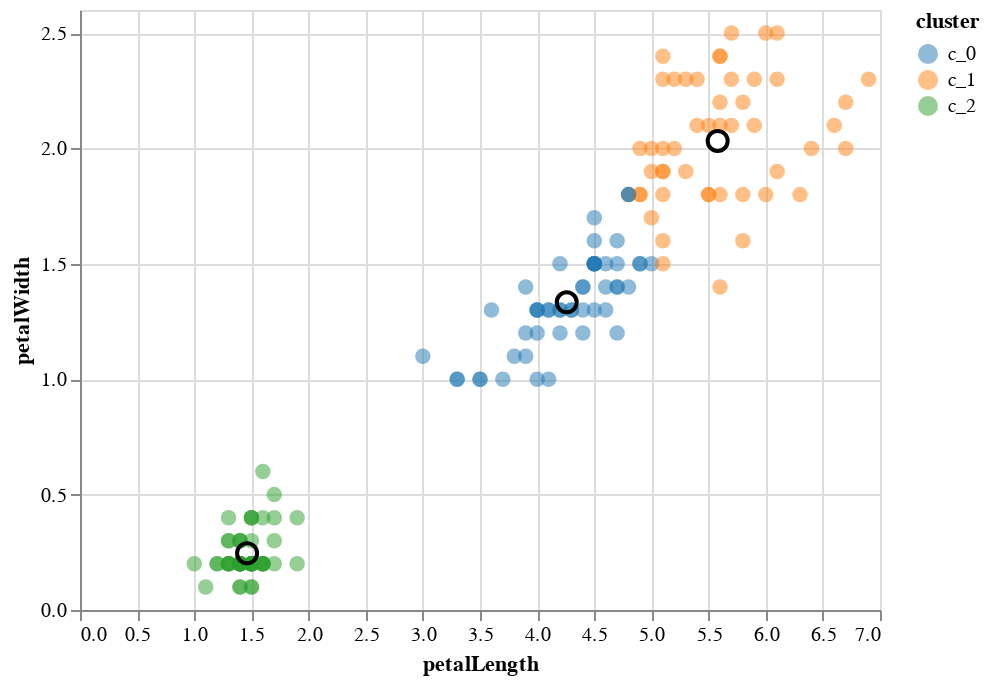

Source (notebook cell):
### Code cell
test2.plot('petalLength', 'petalWidth')

### Figure 1 — Vega-Lite specification as saved in the notebook (floating-point values rounded to 4 significant figures; data arrays with more than 128 entries replaced by an {"elided": "..."} marker saying what was removed)
{"$schema": "https://vega.github.io/schema/vega-lite/v3.4.0.json", "config": {"mark": {"tooltip": null}, "view": {"height": 300, "width": 400}}, "datasets": {"data-aff1971f887ccd56c74fac01cc87a4fb": [{"petalLength": 4.259, "petalWidth": 1.333, "sepalWidth": 2.747}, {"petalLength": 5.58, "petalWidth": 2.033, "sepalWidth": 3.002}, {"petalLength": 1.462, "petalWidth": 0.246, "sepalWidth": 3.428}], "data-c0c81d4b42b5fc9115cbbe4c58d602d1": {"elided": "150 records"}}, "layer": [{"data": {"name": "data-c0c81d4b42b5fc9115cbbe4c58d602d1"}, "encoding": {"color": {"field": "cluster", "scale": {"scheme": "category10"}, "type": "nominal"}, "x": {"field": "petalLength", "type": "quantitative"}, "y": {"field": "petalWidth", "type": "quantitative"}}, "mark": {"opacity": 0.5, "size": 60, "type": "circle"}, "selection": {"selector007": {"bind": "scales", "encodings": ["x", "y"], "type": "interval"}}}, {"data": {"name": "data-aff1971f887ccd56c74fac01cc87a4fb"}, "encoding": {"x": {"field": "petalLength", "type": "quantitative"}, "y": {"field": "petalWidth", "type": "quantitative"}}, "mark": {"color": "black", "opacity": 1, "size": 100, "type": "point"}, "selection": {"selector008": {"bind": "scales", "encodings": ["x", "y"], "type": "interval"}}}]}
